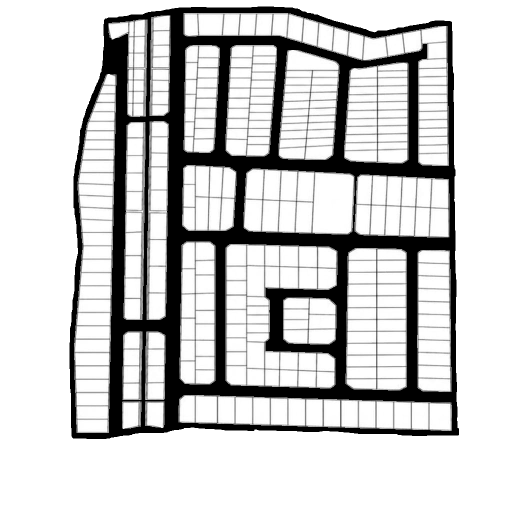
#> input picture scratch/lot_map_swap_backup/lot_plan_roads.png, 1024 x 1009 px, found by its file name (shown at 1/2 size)
$ python locate_user_crop.py
#> lines starting #> are read from the running program, lines starting #| are printed output that depends on the picture; pictures that were not available may be replaced by others from this repository, and a replacement may not be noted
"""Match user crop landmarks onto full map; list polygons near that junction."""
from __future__ import annotations

import json
from pathlib import Path

import cv2
import numpy as np
from PIL import Image

ROOT = Path(__file__).resolve().parent.parent
ASSETS = Path(r"C:\Users\jtcor\.cursor\projects\c-Users-jtcor-Documents-capstone\assets")
crop_paths = list(ASSETS.glob("*.png"))
print("crops:", [p.name for p in crop_paths])

full = cv2.cvtColor(np.array(Image.open(ROOT / "static/images/lot_plan_roads.png").convert("RGB")), cv2.COLOR_RGB2GRAY)
H, W = full.shape
#> H = 1009; W = 1024

for cp in crop_paths:
    crop = cv2.cvtColor(np.array(Image.open(cp).convert("RGB")), cv2.COLOR_RGB2GRAY)
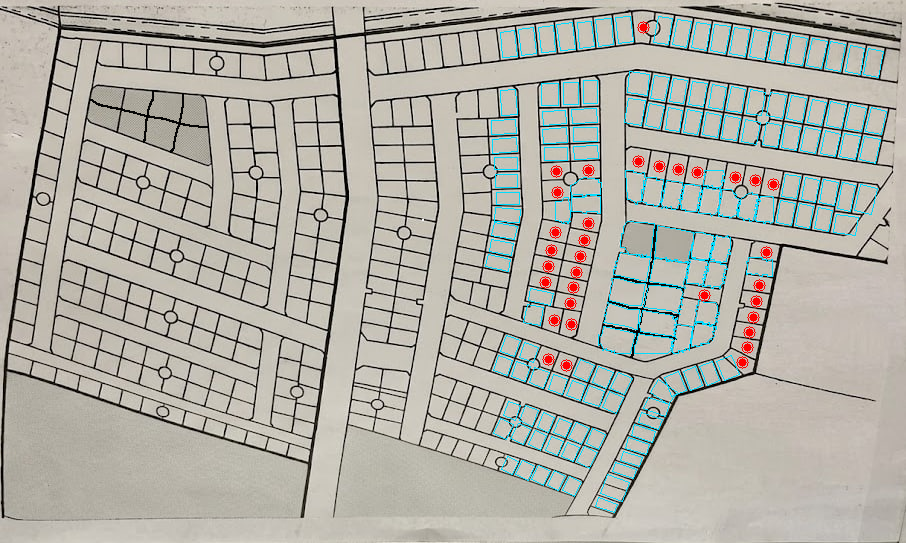
#> input picture scratch/_ask_missing_traces_qa.png, 906 x 543 px, given as the content of the folder cor/.cursor/projects/c-Users-jtcor-Documents-capstone/assets, which was not available
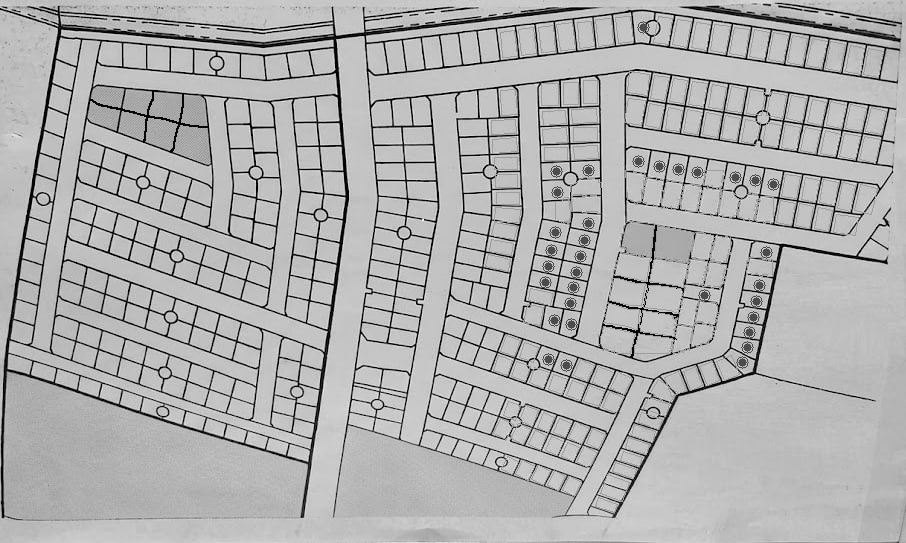
#> crop: shape (543, 906); min 0, max 254, mean 174.7
    # drop UI blue overlays roughly by working on edges
    ch, cw = crop.shape
#> ch = 543; cw = 906
    if ch > H or cw > W:
        # screenshot may be zoomed - scale down candidates
        for scale in (0.35, 0.4, 0.45, 0.5, 0.55, 0.6, 0.7, 0.8):
            small = cv2.resize(crop, None, fx=scale, fy=scale, interpolation=cv2.INTER_AREA)
            if small.shape[0] >= H or small.shape[1] >= W:
                continue
            res = cv2.matchTemplate(full, small, cv2.TM_CCOEFF_NORMED)
            minv, maxv, minl, maxl = cv2.minMaxLoc(res)
            if maxv > 0.35:
                print(f"{cp.name} scale={scale:.2f} match={maxv:.3f} at {maxl} size={small.shape[::-1]}")
    else:
        res = cv2.matchTemplate(full, crop, cv2.TM_CCOEFF_NORMED)
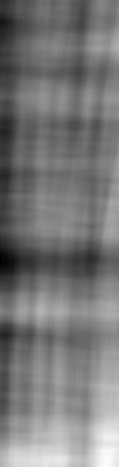
#> res: shape (467, 119) float32; min -0.0499, max 0.0597, mean 0.00193; drawn with min black and max white
        minv, maxv, minl, maxl = cv2.minMaxLoc(res)
#> minv = -0.0499; maxv = 0.0597; minl = (0, 262); maxl = (105, 466)
        print(f"{cp.name} match={maxv:.3f} at {maxl}")
#| _ask_missing_traces_qa.png match=0.060 at (105, 466)

# Also: find small black circles via Hough and list 4-quadrant coverage
#> (the run stopped early here; a loop or call above may not have finished)
